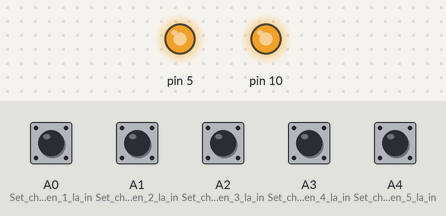
A sketch run on a simulated Arduino Uno, built with avr-gcc and run on an emulated ATmega328P. Parts: output pins drawn as LEDs (lit = HIGH). The test bench sets the inputs (shaded band); at power-on: A0 (Set_chan_cam_bien_1_la_in), A1 (Set_chan_cam_bien_2_la_in), A2 (Set_chan_cam_bien_3_la_in), A3 (Set_chan_cam_bien_4_la_in), A4 (Set_chan_cam_bien_5_la_in) LOW. Pins used as bus, display or sensor lines are not drawn.

Above: at 1.2 s.
1.3 s: A0 (Set_chan_cam_bien_1_la_in) pulled HIGH for 0.15 s
At 1.37 s:
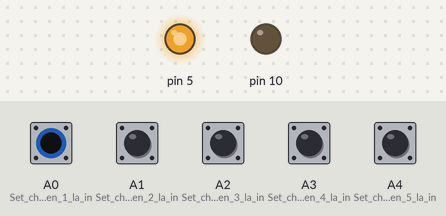
2.9 s: A4 (Set_chan_cam_bien_5_la_in) pulled HIGH for 0.15 s
At 2.97 s:
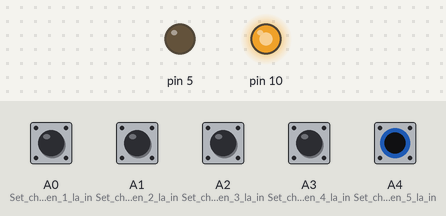
4.5 s: A1 (Set_chan_cam_bien_2_la_in) pulled HIGH for 0.15 s
At 5.4 s:
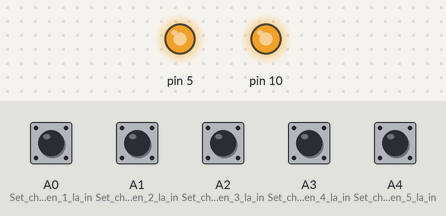
6.1 s: A3 (Set_chan_cam_bien_4_la_in) pulled HIGH for 0.15 s
At 6.6 s:
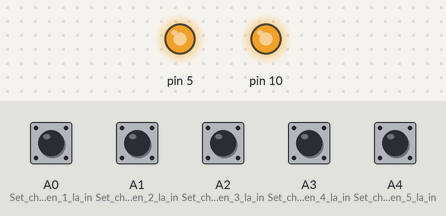
7.7 s: A0 (Set_chan_cam_bien_1_la_in) driven HIGH and A1 (Set_chan_cam_bien_2_la_in) driven HIGH
At 8.3 s:
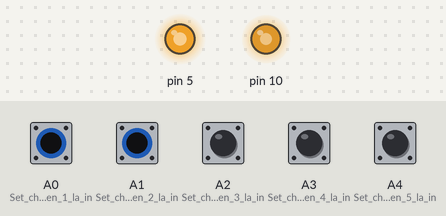
9.2 s: A0 (Set_chan_cam_bien_1_la_in) driven LOW
At 10.6 s:
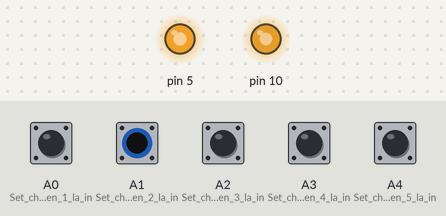
Timing chart, 0 to 11.7 s (numbered marks = the images above; inputs shaded):
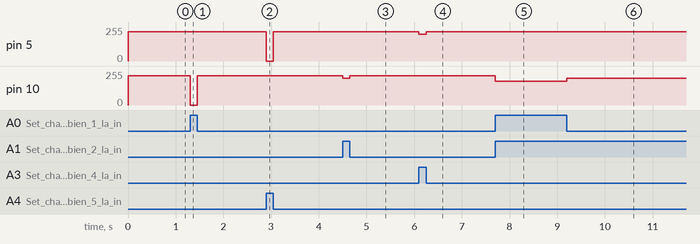

Measured:
- after the input at 1.3 s, pin 10: 220/255 → 0/255 at once, → 220/255 0.15 s later
- after the input at 2.9 s, pin 5: 220/255 → 0/255 at once, → 220/255 0.15 s later
- after the input at 4.5 s, pin 10: 220/255 → 200/255 at once, → 220/255 0.15 s later
- after the input at 6.1 s, pin 5: 220/255 → 200/255 at once, → 220/255 0.15 s later
- after the input at 7.7 s, pin 10: 220/255 → 180/255 at once
- after the input at 9.2 s, pin 10: 180/255 → 200/255 at once

The sketch:

doline5mat.ino
```cpp
byte SpMaxL=220;
byte SpMaxR=220;

void setup() {
  Serial.begin(112500);
  pinMode(6, OUTPUT);//Set chan in1 cua DC A la output
  pinMode(7, OUTPUT);//Set chan in2 cua DC A la output
  pinMode(8, OUTPUT);//Set chan in1 cua DC B la output
  pinMode(9, OUTPUT);//Set chan in2 cua DC B la output
  pinMode(A0, INPUT);//Set chan cam bien 1 la input
  pinMode(A1, INPUT);//Set chan cam bien 2 la input
  pinMode(A2, INPUT);//Set chan cam bien 3 la input
  pinMode(A3, INPUT);//Set chan cam bien 4 la input
  pinMode(A4, INPUT);//Set chan cam bien 5 la input
}

void loop(){
  //Tien();
  //Lui();
  //Retrai();
  doline();
  //delay(1000);
  //Serial.println(trangThai5CamBien());
  //delay(1000);
}

void doline()
{
  switch (trangThai5CamBien())
    {
      case 200:
        //Tien(SpMaxL,SpMaxR-150);
        Lui(100,100);
        //Rephai();
        break;
      case 0:
        Tien(SpMaxL,SpMaxR);
        break;
      case 1:
        Tien(SpMaxL,SpMaxR-20);
        break;
      case 2:
        Tien(SpMaxL,SpMaxR-40);
        break;
      case 3:
        Tien(SpMaxL,0);
        break;
      case -1:
        Tien(SpMaxL-20,SpMaxR);
        break;
      case -2:
        Tien(SpMaxL-40,SpMaxR);
        break;
      case -3:
        Tien(0,SpMaxR);
        break;
      default:
        digitalWrite(6, 0);
        digitalWrite(7, 0);
        digitalWrite(8, 0);
        digitalWrite(9, 0);
    }
}
boolean IFSensor (byte PinNumb)
{
  //Co line la 1
  return (!digitalRead (PinNumb));
}

int trangThai5CamBien ()
{
  /*
      Am la lech phai
      Duong la lech trai
      Muc do lech giam tang dan : 1 2 3
  */
  int sens1 = IFSensor(A0);
  int sens2 = IFSensor(A1);
  int sens3 = IFSensor(A2);
  int sens4 = IFSensor(A3);
  int sens5 = IFSensor(A4);
  switch (lechvach5mat())
  {
    case -3:
      return -3;
      break;
    case -2:
      return -2;
      break;
    case -1:
      return -1;
      break;
    case 0:
      if ( (abs(sens1) + abs(sens2) + abs(sens3) + abs(sens4) + abs(sens5)) == 0)
        return 200;
      else
        return 0;
      break;
    case 1:
      return 1;
      break;
    case 2:
      return 2;
      break;
    case 3:
      return 3;
      break;
  }
}
int lechvach5mat()
{
  /*
   Am la lech phai
   Duong la lech trai
   Muc do lech giam tang dan : 1 3 2
   */
   int sens1 = IFSensor(A0);
   int sens2 = IFSensor(A1);
   int sens3 = IFSensor(A2);
   int sens4 = IFSensor(A3);
   int sens5 = IFSensor(A4);
   int lechvach = -2 * sens1 - sens2 + sens4 + 2 * sens5;
   switch (lechvach)
   {
      case -3://cai nay la do 2 mat bien deu cham vach
        return -2;
        break;
      case -2:
        return -3;
        break;
      case -1:
        return -1;
        break;
      case 0:
        return 0;
        break;
      case 1:
        return 1;
        break;
      case 2:
        return 3;
        break;
      case 3:
        return 2;
        break;
   }
}
void Tien( byte speedL, byte speedR)
{
  analogWrite(5, speedL);
  analogWrite(10, speedR);
  digitalWrite(6, 1);
  digitalWrite(7, 0);
  digitalWrite(8, 1);
  digitalWrite(9, 0);
}
void Retrai()
{
  analogWrite(5, 255);
  analogWrite(10, 255);
  digitalWrite(6, 0);
  digitalWrite(7, 0);
  digitalWrite(8, 1);
  digitalWrite(9, 0);
}
void Rephai()
{
  analogWrite(5, 255);
  analogWrite(10, 255);
  digitalWrite(6, 1);
  digitalWrite(7, 0);
  digitalWrite(8, 0);
  digitalWrite(9, 0);
}
void Lui( byte SpeedL, byte SpeedR)
{
  analogWrite(5, SpeedL);
  analogWrite(10, SpeedR);
  digitalWrite(6, 0);
  digitalWrite(7, 1);
  digitalWrite(8, 0);
  digitalWrite(9, 1);
}
```
